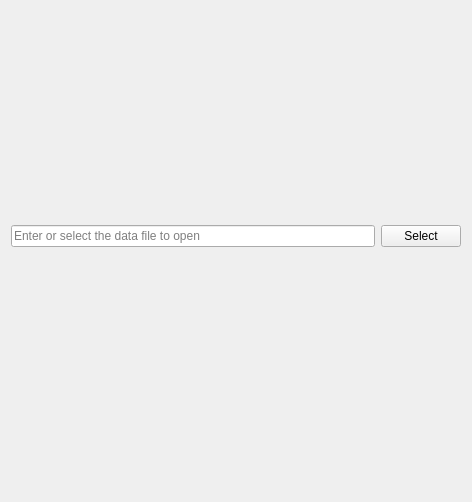
<?xml version="1.0" encoding="UTF-8"?>
<ui version="4.0">
 <class>EnterDataFilePage</class>
 <widget class="QWizardPage" name="EnterDataFilePage">
  <property name="geometry">
   <rect>
    <x>0</x>
    <y>0</y>
    <width>472</width>
    <height>502</height>
   </rect>
  </property>
  <property name="windowTitle">
   <string>WizardPage</string>
  </property>
  <layout class="QGridLayout" name="gridLayout" columnstretch="0,0,0">
   <item row="1" column="2">
    <widget class="QPushButton" name="selectButton">
     <property name="text">
      <string>Select</string>
     </property>
    </widget>
   </item>
   <item row="1" column="1">
    <widget class="QLineEdit" name="dataFileLE">
     <property name="placeholderText">
      <string>Enter or select the data file to open</string>
     </property>
    </widget>
   </item>
   <item row="2" column="1" colspan="2">
    <spacer name="verticalSpacer">
     <property name="orientation">
      <enum>Qt::Vertical</enum>
     </property>
     <property name="sizeType">
      <enum>QSizePolicy::Preferred</enum>
     </property>
     <property name="sizeHint" stdset="0">
      <size>
       <width>20</width>
       <height>30</height>
      </size>
     </property>
    </spacer>
   </item>
  </layout>
 </widget>
 <resources/>
 <connections/>
</ui>
